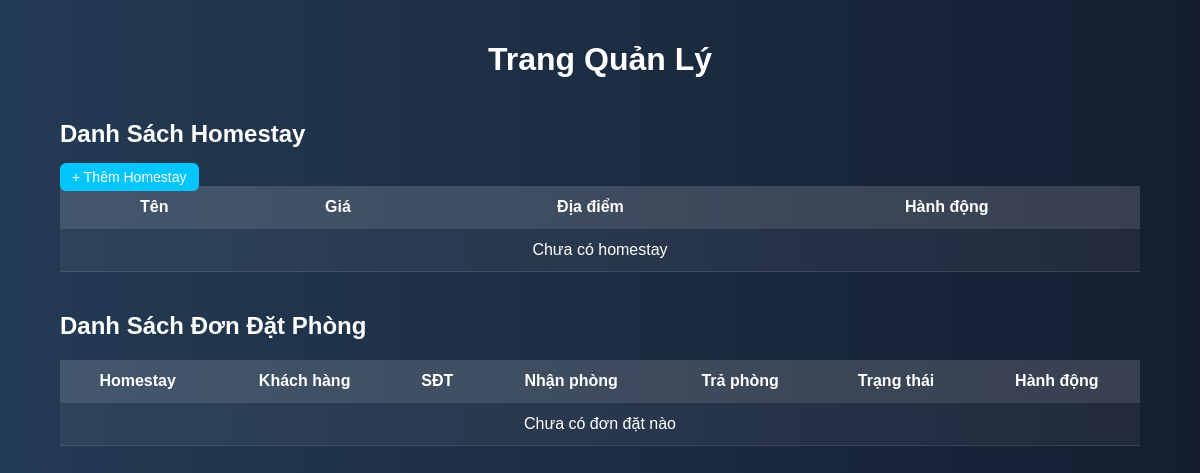
Before: /manage/ with the older database file.
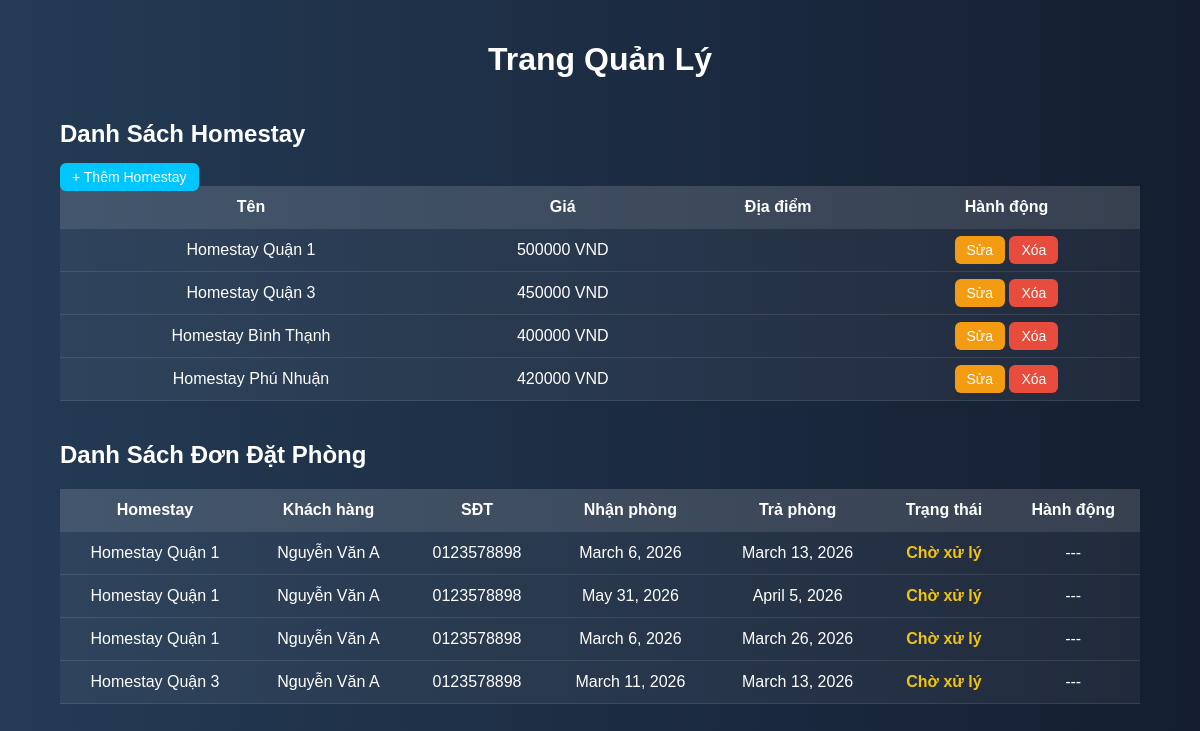
After: the same page with the newer database file.
### homestay/models.py (models this page shows, shortened)
class Homestay(models.Model):
    name = models.CharField(max_length=100)
    address = models.CharField(max_length=200, blank=True)
    district = models.CharField(max_length=50)
    latitude = models.FloatField()
    longitude = models.FloatField()
    price = models.IntegerField(blank=True, null=True)
    description = models.TextField(blank=True, null=True)

class Booking(models.Model):
    homestay = models.ForeignKey(Homestay, on_delete=models.CASCADE)
    customer_name = models.CharField(max_length=100)
    phone = models.CharField(max_length=20)
    check_in = models.DateField()
    check_out = models.DateField()
    created_at = models.DateTimeField(auto_now_add=True)

### homestay/views.py (the view)
# urls.py: path('manage/', views.manage, name='manage'),
def manage(request):
    homestays = Homestay.objects.all()
    bookings = Booking.objects.all().order_by("-created_at")
    return render(request, "manage.html", {
        "homestays": homestays,
        "bookings": bookings,
    })

### homestay/templates/manage.html (shortened to what this page needs)
<!DOCTYPE html>
<html>
<head>
</head>
<body>
<h1>Trang Quản Lý</h1>
<div class="container">
    <h2>Danh Sách Homestay</h2>
    <a href="{% url 'add' %}" class="btn add">+ Thêm Homestay</a>
    <table>
        <tr>
            <th>Tên</th>
            <th>Giá</th>
            <th>Địa điểm</th>
            <th>Hành động</th>
        </tr>
        {% for h in homestays %}
        <tr>
            <td>{{ h.name }}</td>
            <td>{{ h.price }} VND</td>
            <td>{{ h.location }}</td>
            <td>
                <a href="{% url 'edit' h.id %}" class="btn edit">Sửa</a>
                <a href="{% url 'delete' h.id %}" class="btn delete">Xóa</a>
            </td>
        </tr>
        {% empty %}
        <tr>
            <td colspan="4">Chưa có homestay</td>
        </tr>
        {% endfor %}
    </table>
    <h2>Danh Sách Đơn Đặt Phòng</h2>
    <table>
        <tr>
            <th>Homestay</th>
            <th>Khách hàng</th>
            <th>SĐT</th>
            <th>Nhận phòng</th>
            <th>Trả phòng</th>
            <th>Trạng thái</th>
            <th>Hành động</th>
        </tr>
        {% for b in bookings %}
        <tr>
            <td>{{ b.homestay.name }}</td>
            <td>{{ b.customer_name }}</td>
            <td>{{ b.phone }}</td>
            <td>{{ b.check_in }}</td>
            <td>{{ b.check_out }}</td>
            <td>
                {% if b.status == "approved" %}
                    <span class="status-approved">Đã xác nhận</span>
                {% elif b.status == "rejected" %}
                    <span class="status-rejected">Đã từ chối</span>
                {% else %}
                    <span class="status-pending">Chờ xử lý</span>
                {% endif %}
            </td>
            <td>
                {% if b.status == "pending" %}
                    <a href="{% url 'approve_booking' b.id %}" class="btn approve">Xác nhận</a>
                    <a href="{% url 'reject_booking' b.id %}" class="btn reject">Từ chối</a>
                {% else %}
                    ---
                {% endif %}
            </td>
        </tr>
        {% empty %}
        <tr>
            <td colspan="7">Chưa có đơn đặt nào</td>
        </tr>
        {% endfor %}
    </table>
</div>
</body>
</html>

### homestay/templates/manage.html (style rules this page uses)
body { margin: 0; font-family: Arial; background: linear-gradient(to right, #243B55, #141E30); color: white; }
h1 { text-align: center; padding: 20px; }
.container { width: 90%; margin: auto; }
table { width: 100%; border-collapse: collapse; margin-bottom: 40px; background: rgba(255,255,255,0.05); }
th, td { padding: 12px; text-align: center; border-bottom: 1px solid rgba(255,255,255,0.1); }
th { background: rgba(255,255,255,0.1); }
a { text-decoration: none; }
.btn { padding: 6px 12px; border-radius: 6px; color: white; font-size: 14px; }
.add { background: #00c6ff; }
.edit { background: #f39c12; }
.delete { background: #e74c3c; }
.status-pending { color: #f1c40f; font-weight: bold; }

Changed rows visible on the page:
added Homestay: name "Homestay Quận 1", price "500000"
added Homestay: name "Homestay Quận 3", price "450000"
added Homestay: name "Homestay Bình Thạnh", price "400000"
added Homestay: name "Homestay Phú Nhuận", price "420000"
added Booking: homestay.name "Homestay Quận 1", customer_name "Nguyễn Văn A", phone "0123578898", check_in "March 6, 2026", check_out "March 13, 2026"
added Booking: homestay.name "Homestay Quận 1", customer_name "Nguyễn Văn A", phone "0123578898", check_in "May 31, 2026", check_out "April 5, 2026"
added Booking: homestay.name "Homestay Quận 1", customer_name "Nguyễn Văn A", phone "0123578898", check_in "March 6, 2026", check_out "March 26, 2026"
added Booking: homestay.name "Homestay Quận 3", customer_name "Nguyễn Văn A", phone "0123578898", check_in "March 11, 2026", check_out "March 13, 2026"
Other visible differences:
text no longer shown: "Chưa có homestay Chưa có đơn đặt nào"
